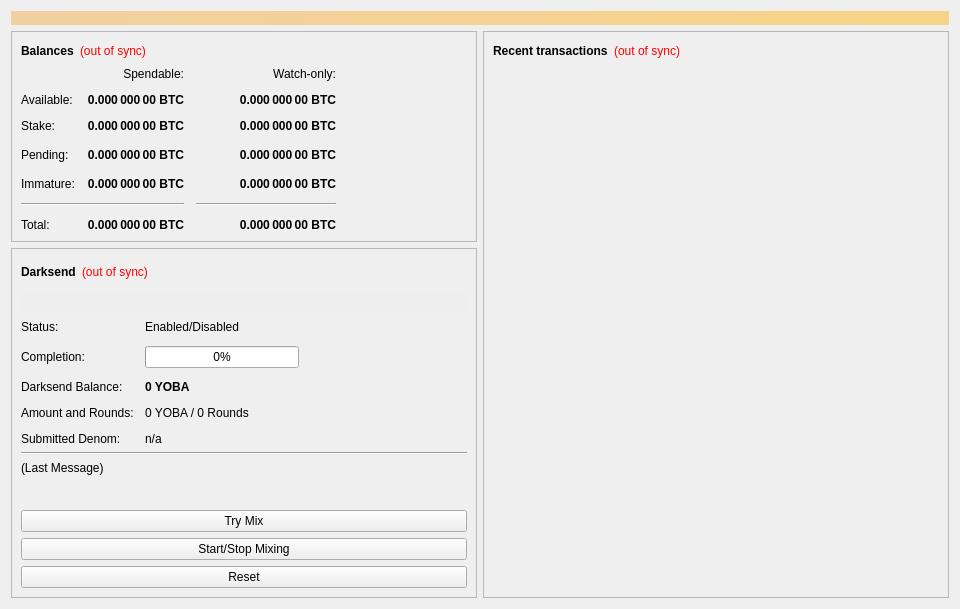
<?xml version="1.0" encoding="UTF-8"?>
<ui version="4.0">
 <class>OverviewPage</class>
 <widget class="QWidget" name="OverviewPage">
  <property name="geometry">
   <rect>
    <x>0</x>
    <y>0</y>
    <width>960</width>
    <height>594</height>
   </rect>
  </property>
  <property name="minimumSize">
   <size>
    <width>960</width>
    <height>0</height>
   </size>
  </property>
  <property name="windowTitle">
   <string>Form</string>
  </property>
  <layout class="QVBoxLayout" name="topLayout">
   <item>
    <widget class="QLabel" name="labelAlerts">
     <property name="visible">
      <bool>false</bool>
     </property>
     <property name="styleSheet">
      <string notr="true">background-color: qlineargradient(x1: 0, y1: 0, x2: 1, y2: 0, stop:0 #F0D0A0, stop:1 #F8D488); color:#000000;</string>
     </property>
     <property name="wordWrap">
      <bool>true</bool>
     </property>
     <property name="margin">
      <number>3</number>
     </property>
    </widget>
   </item>
   <item>
    <layout class="QHBoxLayout" name="horizontalLayout" stretch="1,1">
     <item>
      <layout class="QVBoxLayout" name="verticalLayout_2">
       <item>
        <widget class="QFrame" name="frame">
         <property name="frameShape">
          <enum>QFrame::StyledPanel</enum>
         </property>
         <property name="frameShadow">
          <enum>QFrame::Raised</enum>
         </property>
         <layout class="QVBoxLayout" name="verticalLayout_4">
          <item>
           <layout class="QHBoxLayout" name="horizontalLayout_4">
            <item>
             <widget class="QLabel" name="label_5">
              <property name="font">
               <font>
                <weight>75</weight>
                <bold>true</bold>
               </font>
              </property>
              <property name="text">
               <string>Balances</string>
              </property>
             </widget>
            </item>
            <item>
             <widget class="QLabel" name="labelWalletStatus">
              <property name="cursor">
               <cursorShape>WhatsThisCursor</cursorShape>
              </property>
              <property name="toolTip">
               <string>The displayed information may be out of date. Your wallet automatically synchronizes with the YobaCoin network after a connection is established, but this process has not completed yet.</string>
              </property>
              <property name="styleSheet">
               <string notr="true">QLabel { color: red; }</string>
              </property>
              <property name="text">
               <string notr="true">(out of sync)</string>
              </property>
              <property name="alignment">
               <set>Qt::AlignLeading|Qt::AlignLeft|Qt::AlignVCenter</set>
              </property>
             </widget>
            </item>
            <item>
             <spacer name="horizontalSpacer_3">
              <property name="orientation">
               <enum>Qt::Horizontal</enum>
              </property>
              <property name="sizeHint" stdset="0">
               <size>
                <width>40</width>
                <height>20</height>
               </size>
              </property>
             </spacer>
            </item>
           </layout>
          </item>
          <item>
           <layout class="QGridLayout" name="gridLayout">
            <property name="spacing">
             <number>12</number>
            </property>
            <item row="3" column="2">
             <widget class="QLabel" name="labelWatchPending">
              <property name="font">
               <font>
                <weight>75</weight>
                <bold>true</bold>
               </font>
              </property>
              <property name="cursor">
               <cursorShape>IBeamCursor</cursorShape>
              </property>
              <property name="toolTip">
               <string>Unconfirmed transactions to watch-only addresses</string>
              </property>
              <property name="text">
               <string notr="true">0.000 000 00 BTC</string>
              </property>
              <property name="alignment">
               <set>Qt::AlignRight|Qt::AlignTrailing|Qt::AlignVCenter</set>
              </property>
              <property name="textInteractionFlags">
               <set>Qt::LinksAccessibleByMouse|Qt::TextSelectableByKeyboard|Qt::TextSelectableByMouse</set>
              </property>
             </widget>
            </item>
            <item row="3" column="1">
             <widget class="QLabel" name="labelUnconfirmed">
              <property name="font">
               <font>
                <weight>75</weight>
                <bold>true</bold>
               </font>
              </property>
              <property name="cursor">
               <cursorShape>IBeamCursor</cursorShape>
              </property>
              <property name="toolTip">
               <string>Total of transactions that have yet to be confirmed, and do not yet count toward the spendable balance</string>
              </property>
              <property name="text">
               <string notr="true">0.000 000 00 BTC</string>
              </property>
              <property name="alignment">
               <set>Qt::AlignRight|Qt::AlignTrailing|Qt::AlignVCenter</set>
              </property>
              <property name="textInteractionFlags">
               <set>Qt::LinksAccessibleByMouse|Qt::TextSelectableByKeyboard|Qt::TextSelectableByMouse</set>
              </property>
             </widget>
            </item>
            <item row="4" column="2">
             <widget class="QLabel" name="labelWatchImmature">
              <property name="font">
               <font>
                <weight>75</weight>
                <bold>true</bold>
               </font>
              </property>
              <property name="cursor">
               <cursorShape>IBeamCursor</cursorShape>
              </property>
              <property name="toolTip">
               <string>Mined balance in watch-only addresses that has not yet matured</string>
              </property>
              <property name="text">
               <string notr="true">0.000 000 00 BTC</string>
              </property>
              <property name="alignment">
               <set>Qt::AlignRight|Qt::AlignTrailing|Qt::AlignVCenter</set>
              </property>
              <property name="textInteractionFlags">
               <set>Qt::LinksAccessibleByMouse|Qt::TextSelectableByKeyboard|Qt::TextSelectableByMouse</set>
              </property>
             </widget>
            </item>
            <item row="5" column="0" colspan="2">
             <widget class="Line" name="lineSpendableBalance">
              <property name="orientation">
               <enum>Qt::Horizontal</enum>
              </property>
             </widget>
            </item>
            <item row="5" column="2">
             <widget class="Line" name="lineWatchBalance">
              <property name="sizePolicy">
               <sizepolicy hsizetype="Preferred" vsizetype="Fixed">
                <horstretch>0</horstretch>
                <verstretch>0</verstretch>
               </sizepolicy>
              </property>
              <property name="minimumSize">
               <size>
                <width>140</width>
                <height>0</height>
               </size>
              </property>
              <property name="orientation">
               <enum>Qt::Horizontal</enum>
              </property>
             </widget>
            </item>
            <item row="6" column="0">
             <widget class="QLabel" name="labelTotalText">
              <property name="text">
               <string>Total:</string>
              </property>
             </widget>
            </item>
            <item row="4" column="1">
             <widget class="QLabel" name="labelImmature">
              <property name="font">
               <font>
                <weight>75</weight>
                <bold>true</bold>
               </font>
              </property>
              <property name="cursor">
               <cursorShape>IBeamCursor</cursorShape>
              </property>
              <property name="toolTip">
               <string>Mined balance that has not yet matured</string>
              </property>
              <property name="text">
               <string notr="true">0.000 000 00 BTC</string>
              </property>
              <property name="alignment">
               <set>Qt::AlignRight|Qt::AlignTrailing|Qt::AlignVCenter</set>
              </property>
              <property name="textInteractionFlags">
               <set>Qt::LinksAccessibleByMouse|Qt::TextSelectableByKeyboard|Qt::TextSelectableByMouse</set>
              </property>
             </widget>
            </item>
            <item row="3" column="3">
             <spacer name="horizontalSpacer_2">
              <property name="orientation">
               <enum>Qt::Horizontal</enum>
              </property>
              <property name="sizeHint" stdset="0">
               <size>
                <width>40</width>
                <height>20</height>
               </size>
              </property>
             </spacer>
            </item>
            <item row="4" column="0">
             <widget class="QLabel" name="labelImmatureText">
              <property name="text">
               <string>Immature:</string>
              </property>
             </widget>
            </item>
            <item row="6" column="1">
             <widget class="QLabel" name="labelTotal">
              <property name="font">
               <font>
                <weight>75</weight>
                <bold>true</bold>
               </font>
              </property>
              <property name="cursor">
               <cursorShape>IBeamCursor</cursorShape>
              </property>
              <property name="toolTip">
               <string>Your current total balance</string>
              </property>
              <property name="text">
               <string notr="true">0.000 000 00 BTC</string>
              </property>
              <property name="alignment">
               <set>Qt::AlignRight|Qt::AlignTrailing|Qt::AlignVCenter</set>
              </property>
              <property name="textInteractionFlags">
               <set>Qt::LinksAccessibleByMouse|Qt::TextSelectableByKeyboard|Qt::TextSelectableByMouse</set>
              </property>
             </widget>
            </item>
            <item row="6" column="2">
             <widget class="QLabel" name="labelWatchTotal">
              <property name="font">
               <font>
                <weight>75</weight>
                <bold>true</bold>
               </font>
              </property>
              <property name="cursor">
               <cursorShape>IBeamCursor</cursorShape>
              </property>
              <property name="toolTip">
               <string>Current total balance in watch-only addresses</string>
              </property>
              <property name="text">
               <string notr="true">0.000 000 00 BTC</string>
              </property>
              <property name="alignment">
               <set>Qt::AlignRight|Qt::AlignTrailing|Qt::AlignVCenter</set>
              </property>
              <property name="textInteractionFlags">
               <set>Qt::LinksAccessibleByMouse|Qt::TextSelectableByKeyboard|Qt::TextSelectableByMouse</set>
              </property>
             </widget>
            </item>
            <item row="0" column="2">
             <widget class="QLabel" name="labelWatchonly">
              <property name="text">
               <string>Watch-only:</string>
              </property>
              <property name="alignment">
               <set>Qt::AlignRight|Qt::AlignTrailing|Qt::AlignVCenter</set>
              </property>
             </widget>
            </item>
            <item row="1" column="0">
             <widget class="QLabel" name="labelBalanceText">
              <property name="text">
               <string>Available:</string>
              </property>
             </widget>
            </item>
            <item row="1" column="1">
             <widget class="QLabel" name="labelBalance">
              <property name="font">
               <font>
                <weight>75</weight>
                <bold>true</bold>
               </font>
              </property>
              <property name="cursor">
               <cursorShape>IBeamCursor</cursorShape>
              </property>
              <property name="toolTip">
               <string>Your current spendable balance</string>
              </property>
              <property name="text">
               <string notr="true">0.000 000 00 BTC</string>
              </property>
              <property name="alignment">
               <set>Qt::AlignRight|Qt::AlignTrailing|Qt::AlignVCenter</set>
              </property>
              <property name="textInteractionFlags">
               <set>Qt::LinksAccessibleByMouse|Qt::TextSelectableByKeyboard|Qt::TextSelectableByMouse</set>
              </property>
             </widget>
            </item>
            <item row="2" column="0">
             <widget class="QLabel" name="label_10">
              <property name="text">
               <string>Stake:</string>
              </property>
             </widget>
            </item>
            <item row="2" column="1">
             <widget class="QLabel" name="labelStake">
              <property name="font">
               <font>
                <weight>75</weight>
                <bold>true</bold>
               </font>
              </property>
              <property name="cursor">
               <cursorShape>IBeamCursor</cursorShape>
              </property>
              <property name="toolTip">
               <string>Total of coins that was staked, and do not yet count toward the current balance</string>
              </property>
              <property name="text">
               <string notr="true">0.000 000 00 BTC</string>
              </property>
              <property name="alignment">
               <set>Qt::AlignRight|Qt::AlignTrailing|Qt::AlignVCenter</set>
              </property>
              <property name="textInteractionFlags">
               <set>Qt::LinksAccessibleByMouse|Qt::TextSelectableByKeyboard|Qt::TextSelectableByMouse</set>
              </property>
             </widget>
            </item>
            <item row="2" column="2">
             <widget class="QLabel" name="labelWatchStake">
              <property name="font">
               <font>
                <weight>75</weight>
                <bold>true</bold>
               </font>
              </property>
              <property name="cursor">
               <cursorShape>IBeamCursor</cursorShape>
              </property>
              <property name="toolTip">
               <string>Total of coins that was staked in watch-only addresses, and do not yet count toward the current watch-only balance</string>
              </property>
              <property name="text">
               <string notr="true">0.000 000 00 BTC</string>
              </property>
              <property name="alignment">
               <set>Qt::AlignRight|Qt::AlignTrailing|Qt::AlignVCenter</set>
              </property>
              <property name="textInteractionFlags">
               <set>Qt::LinksAccessibleByMouse|Qt::TextSelectableByKeyboard|Qt::TextSelectableByMouse</set>
              </property>
             </widget>
            </item>
            <item row="1" column="2">
             <widget class="QLabel" name="labelWatchAvailable">
              <property name="font">
               <font>
                <weight>75</weight>
                <bold>true</bold>
               </font>
              </property>
              <property name="cursor">
               <cursorShape>IBeamCursor</cursorShape>
              </property>
              <property name="toolTip">
               <string>Your current balance in watch-only addresses</string>
              </property>
              <property name="text">
               <string notr="true">0.000 000 00 BTC</string>
              </property>
              <property name="alignment">
               <set>Qt::AlignRight|Qt::AlignTrailing|Qt::AlignVCenter</set>
              </property>
              <property name="textInteractionFlags">
               <set>Qt::LinksAccessibleByMouse|Qt::TextSelectableByKeyboard|Qt::TextSelectableByMouse</set>
              </property>
             </widget>
            </item>
            <item row="3" column="0">
             <widget class="QLabel" name="labelPendingText">
              <property name="text">
               <string>Pending:</string>
              </property>
             </widget>
            </item>
            <item row="0" column="1">
             <widget class="QLabel" name="labelSpendable">
              <property name="text">
               <string>Spendable:</string>
              </property>
              <property name="alignment">
               <set>Qt::AlignRight|Qt::AlignTrailing|Qt::AlignVCenter</set>
              </property>
             </widget>
            </item>
           </layout>
          </item>
         </layout>
        </widget>
       </item>
       <item>
        <widget class="QFrame" name="frameDarksend">
         <property name="sizePolicy">
          <sizepolicy hsizetype="Expanding" vsizetype="Expanding">
           <horstretch>0</horstretch>
           <verstretch>0</verstretch>
          </sizepolicy>
         </property>
         <property name="minimumSize">
          <size>
           <width>0</width>
           <height>350</height>
          </size>
         </property>
         <property name="layoutDirection">
          <enum>Qt::LeftToRight</enum>
         </property>
         <property name="frameShape">
          <enum>QFrame::StyledPanel</enum>
         </property>
         <property name="frameShadow">
          <enum>QFrame::Raised</enum>
         </property>
         <layout class="QVBoxLayout" name="verticalLayout_5">
          <item>
           <layout class="QHBoxLayout" name="horizontalLayout_5">
            <item>
             <widget class="QLabel" name="label_2">
              <property name="font">
               <font>
                <weight>75</weight>
                <bold>true</bold>
               </font>
              </property>
              <property name="text">
               <string>Darksend</string>
              </property>
             </widget>
            </item>
            <item>
             <widget class="QLabel" name="labelDarksendSyncStatus">
              <property name="toolTip">
               <string>The displayed information may be out of date. Your wallet automatically synchronizes with the YobaCoin network after a connection is established, but this process has not completed yet.</string>
              </property>
              <property name="styleSheet">
               <string notr="true">QLabel { color: red; }</string>
              </property>
              <property name="text">
               <string notr="true">(out of sync)</string>
              </property>
              <property name="alignment">
               <set>Qt::AlignLeading|Qt::AlignLeft|Qt::AlignVCenter</set>
              </property>
             </widget>
            </item>
            <item>
             <spacer name="horizontalSpacer_4">
              <property name="orientation">
               <enum>Qt::Horizontal</enum>
              </property>
              <property name="sizeHint" stdset="0">
               <size>
                <width>40</width>
                <height>20</height>
               </size>
              </property>
             </spacer>
            </item>
           </layout>
          </item>
          <item>
           <widget class="QPushButton" name="runAutoDenom">
            <property name="palette">
             <palette>
              <active>
               <colorrole role="WindowText">
                <brush brushstyle="SolidPattern">
                 <color alpha="255">
                  <red>0</red>
                  <green>0</green>
                  <blue>0</blue>
                 </color>
                </brush>
               </colorrole>
               <colorrole role="Button">
                <brush brushstyle="SolidPattern">
                 <color alpha="255">
                  <red>239</red>
                  <green>238</green>
                  <blue>238</blue>
                 </color>
                </brush>
               </colorrole>
               <colorrole role="Light">
                <brush brushstyle="SolidPattern">
                 <color alpha="255">
                  <red>255</red>
                  <green>255</green>
                  <blue>255</blue>
                 </color>
                </brush>
               </colorrole>
               <colorrole role="Midlight">
                <brush brushstyle="SolidPattern">
                 <color alpha="255">
                  <red>247</red>
                  <green>246</green>
                  <blue>246</blue>
                 </color>
                </brush>
               </colorrole>
               <colorrole role="Dark">
                <brush brushstyle="SolidPattern">
                 <color alpha="255">
                  <red>119</red>
                  <green>119</green>
                  <blue>119</blue>
                 </color>
                </brush>
               </colorrole>
               <colorrole role="Mid">
                <brush brushstyle="SolidPattern">
                 <color alpha="255">
                  <red>159</red>
                  <green>159</green>
                  <blue>159</blue>
                 </color>
                </brush>
               </colorrole>
               <colorrole role="Text">
                <brush brushstyle="SolidPattern">
                 <color alpha="255">
                  <red>0</red>
                  <green>0</green>
                  <blue>0</blue>
                 </color>
                </brush>
               </colorrole>
               <colorrole role="BrightText">
                <brush brushstyle="SolidPattern">
                 <color alpha="255">
                  <red>255</red>
                  <green>255</green>
                  <blue>255</blue>
                 </color>
                </brush>
               </colorrole>
               <colorrole role="ButtonText">
                <brush brushstyle="SolidPattern">
                 <color alpha="255">
                  <red>0</red>
                  <green>0</green>
                  <blue>0</blue>
                 </color>
                </brush>
               </colorrole>
               <colorrole role="Base">
                <brush brushstyle="SolidPattern">
                 <color alpha="255">
                  <red>255</red>
                  <green>255</green>
                  <blue>255</blue>
                 </color>
                </brush>
               </colorrole>
               <colorrole role="Window">
                <brush brushstyle="SolidPattern">
                 <color alpha="255">
                  <red>239</red>
                  <green>238</green>
                  <blue>238</blue>
                 </color>
                </brush>
               </colorrole>
               <colorrole role="Shadow">
                <brush brushstyle="SolidPattern">
                 <color alpha="255">
                  <red>0</red>
                  <green>0</green>
                  <blue>0</blue>
                 </color>
                </brush>
               </colorrole>
               <colorrole role="AlternateBase">
                <brush brushstyle="SolidPattern">
                 <color alpha="255">
                  <red>247</red>
                  <green>246</green>
                  <blue>246</blue>
                 </color>
                </brush>
               </colorrole>
               <colorrole role="ToolTipBase">
                <brush brushstyle="SolidPattern">
                 <color alpha="255">
                  <red>255</red>
                  <green>255</green>
                  <blue>220</blue>
                 </color>
                </brush>
               </colorrole>
               <colorrole role="ToolTipText">
                <brush brushstyle="SolidPattern">
                 <color alpha="255">
                  <red>0</red>
                  <green>0</green>
                  <blue>0</blue>
                 </color>
                </brush>
               </colorrole>
              </active>
              <inactive>
               <colorrole role="WindowText">
                <brush brushstyle="SolidPattern">
                 <color alpha="255">
                  <red>0</red>
                  <green>0</green>
                  <blue>0</blue>
                 </color>
                </brush>
               </colorrole>
               <colorrole role="Button">
                <brush brushstyle="SolidPattern">
                 <color alpha="255">
                  <red>239</red>
                  <green>238</green>
                  <blue>238</blue>
                 </color>
                </brush>
               </colorrole>
               <colorrole role="Light">
                <brush brushstyle="SolidPattern">
                 <color alpha="255">
                  <red>255</red>
                  <green>255</green>
                  <blue>255</blue>
                 </color>
                </brush>
               </colorrole>
               <colorrole role="Midlight">
                <brush brushstyle="SolidPattern">
                 <color alpha="255">
                  <red>247</red>
                  <green>246</green>
                  <blue>246</blue>
                 </color>
                </brush>
               </colorrole>
               <colorrole role="Dark">
                <brush brushstyle="SolidPattern">
                 <color alpha="255">
                  <red>119</red>
                  <green>119</green>
                  <blue>119</blue>
                 </color>
                </brush>
               </colorrole>
               <colorrole role="Mid">
                <brush brushstyle="SolidPattern">
                 <color alpha="255">
                  <red>159</red>
                  <green>159</green>
                  <blue>159</blue>
                 </color>
                </brush>
               </colorrole>
               <colorrole role="Text">
                <brush brushstyle="SolidPattern">
                 <color alpha="255">
                  <red>0</red>
                  <green>0</green>
                  <blue>0</blue>
                 </color>
                </brush>
               </colorrole>
               <colorrole role="BrightText">
                <brush brushstyle="SolidPattern">
                 <color alpha="255">
                  <red>255</red>
                  <green>255</green>
                  <blue>255</blue>
                 </color>
                </brush>
               </colorrole>
               <colorrole role="ButtonText">
                <brush brushstyle="SolidPattern">
                 <color alpha="255">
                  <red>0</red>
                  <green>0</green>
                  <blue>0</blue>
                 </color>
                </brush>
               </colorrole>
               <colorrole role="Base">
                <brush brushstyle="SolidPattern">
                 <color alpha="255">
                  <red>255</red>
                  <green>255</green>
                  <blue>255</blue>
                 </color>
                </brush>
               </colorrole>
               <colorrole role="Window">
                <brush brushstyle="SolidPattern">
                 <color alpha="255">
                  <red>239</red>
                  <green>238</green>
                  <blue>238</blue>
                 </color>
                </brush>
               </colorrole>
               <colorrole role="Shadow">
                <brush brushstyle="SolidPattern">
                 <color alpha="255">
                  <red>0</red>
                  <green>0</green>
                  <blue>0</blue>
                 </color>
                </brush>
               </colorrole>
               <colorrole role="AlternateBase">
                <brush brushstyle="SolidPattern">
                 <color alpha="255">
                  <red>247</red>
                  <green>246</green>
                  <blue>246</blue>
                 </color>
                </brush>
               </colorrole>
               <colorrole role="ToolTipBase">
                <brush brushstyle="SolidPattern">
                 <color alpha="255">
                  <red>255</red>
                  <green>255</green>
                  <blue>220</blue>
                 </color>
                </brush>
               </colorrole>
               <colorrole role="ToolTipText">
                <brush brushstyle="SolidPattern">
                 <color alpha="255">
                  <red>0</red>
                  <green>0</green>
                  <blue>0</blue>
                 </color>
                </brush>
               </colorrole>
              </inactive>
              <disabled>
               <colorrole role="WindowText">
                <brush brushstyle="SolidPattern">
                 <color alpha="255">
                  <red>119</red>
                  <green>119</green>
                  <blue>119</blue>
                 </color>
                </brush>
               </colorrole>
               <colorrole role="Button">
                <brush brushstyle="SolidPattern">
                 <color alpha="255">
                  <red>239</red>
                  <green>238</green>
                  <blue>238</blue>
                 </color>
                </brush>
               </colorrole>
               <colorrole role="Light">
                <brush brushstyle="SolidPattern">
                 <color alpha="255">
                  <red>255</red>
                  <green>255</green>
                  <blue>255</blue>
                 </color>
                </brush>
               </colorrole>
               <colorrole role="Midlight">
                <brush brushstyle="SolidPattern">
                 <color alpha="255">
                  <red>247</red>
                  <green>246</green>
                  <blue>246</blue>
                 </color>
                </brush>
               </colorrole>
               <colorrole role="Dark">
                <brush brushstyle="SolidPattern">
                 <color alpha="255">
                  <red>119</red>
                  <green>119</green>
                  <blue>119</blue>
                 </color>
                </brush>
               </colorrole>
               <colorrole role="Mid">
                <brush brushstyle="SolidPattern">
                 <color alpha="255">
                  <red>159</red>
                  <green>159</green>
                  <blue>159</blue>
                 </color>
                </brush>
               </colorrole>
               <colorrole role="Text">
                <brush brushstyle="SolidPattern">
                 <color alpha="255">
                  <red>119</red>
                  <green>119</green>
                  <blue>119</blue>
                 </color>
                </brush>
               </colorrole>
               <colorrole role="BrightText">
                <brush brushstyle="SolidPattern">
                 <color alpha="255">
                  <red>255</red>
                  <green>255</green>
                  <blue>255</blue>
                 </color>
                </brush>
               </colorrole>
               <colorrole role="ButtonText">
                <brush brushstyle="SolidPattern">
                 <color alpha="255">
                  <red>119</red>
                  <green>119</green>
                  <blue>119</blue>
                 </color>
                </brush>
               </colorrole>
               <colorrole role="Base">
                <brush brushstyle="SolidPattern">
                 <color alpha="255">
                  <red>239</red>
                  <green>238</green>
                  <blue>238</blue>
                 </color>
                </brush>
               </colorrole>
               <colorrole role="Window">
                <brush brushstyle="SolidPattern">
                 <color alpha="255">
                  <red>239</red>
                  <green>238</green>
                  <blue>238</blue>
                 </color>
                </brush>
               </colorrole>
               <colorrole role="Shadow">
                <brush brushstyle="SolidPattern">
                 <color alpha="255">
                  <red>0</red>
                  <green>0</green>
                  <blue>0</blue>
                 </color>
                </brush>
               </colorrole>
               <colorrole role="AlternateBase">
                <brush brushstyle="SolidPattern">
                 <color alpha="255">
                  <red>239</red>
                  <green>238</green>
                  <blue>238</blue>
                 </color>
                </brush>
               </colorrole>
               <colorrole role="ToolTipBase">
                <brush brushstyle="SolidPattern">
                 <color alpha="255">
                  <red>255</red>
                  <green>255</green>
                  <blue>220</blue>
                 </color>
                </brush>
               </colorrole>
               <colorrole role="ToolTipText">
                <brush brushstyle="SolidPattern">
                 <color alpha="255">
                  <red>0</red>
                  <green>0</green>
                  <blue>0</blue>
                 </color>
                </brush>
               </colorrole>
              </disabled>
             </palette>
            </property>
            <property name="focusPolicy">
             <enum>Qt::NoFocus</enum>
            </property>
            <property name="autoFillBackground">
             <bool>true</bool>
            </property>
            <property name="text">
             <string/>
            </property>
            <property name="flat">
             <bool>true</bool>
            </property>
           </widget>
          </item>
          <item>
           <layout class="QFormLayout" name="formLayout">
            <property name="fieldGrowthPolicy">
             <enum>QFormLayout::AllNonFixedFieldsGrow</enum>
            </property>
            <property name="horizontalSpacing">
             <number>11</number>
            </property>
            <property name="verticalSpacing">
             <number>12</number>
            </property>
            <item row="0" column="0">
             <widget class="QLabel" name="label_6">
              <property name="text">
               <string>Status:</string>
              </property>
             </widget>
            </item>
            <item row="1" column="0">
             <widget class="QLabel" name="label_7">
              <property name="text">
               <string>Completion:</string>
              </property>
             </widget>
            </item>
            <item row="1" column="1">
             <widget class="QProgressBar" name="darksendProgress">
              <property name="maximumSize">
               <size>
                <width>154</width>
                <height>16777215</height>
               </size>
              </property>
              <property name="value">
               <number>0</number>
              </property>
             </widget>
            </item>
            <item row="3" column="0">
             <widget class="QLabel" name="labelAnonymizedText">
              <property name="text">
               <string>Darksend Balance:</string>
              </property>
             </widget>
            </item>
            <item row="3" column="1">
             <widget class="QLabel" name="labelAnonymized">
              <property name="font">
               <font>
                <weight>75</weight>
                <bold>true</bold>
               </font>
              </property>
              <property name="text">
               <string notr="true">0 YOBA</string>
              </property>
             </widget>
            </item>
            <item row="4" column="0">
             <widget class="QLabel" name="label_8">
              <property name="text">
               <string>Amount and Rounds:</string>
              </property>
             </widget>
            </item>
            <item row="4" column="1">
             <widget class="QLabel" name="labelAmountRounds">
              <property name="text">
               <string>0 YOBA / 0 Rounds</string>
              </property>
             </widget>
            </item>
            <item row="5" column="0">
             <widget class="QLabel" name="label_9">
              <property name="text">
               <string>Submitted Denom:</string>
              </property>
             </widget>
            </item>
            <item row="5" column="1">
             <widget class="QLabel" name="labelSubmittedDenom">
              <property name="toolTip">
               <string>The denominations you submitted to the Masternode.&lt;br&gt;To mix, other users must submit the exact same denominations.</string>
              </property>
              <property name="text">
               <string>n/a</string>
              </property>
             </widget>
            </item>
            <item row="0" column="1">
             <widget class="QLabel" name="darksendEnabled">
              <property name="text">
               <string>Enabled/Disabled</string>
              </property>
             </widget>
            </item>
           </layout>
          </item>
          <item>
           <widget class="Line" name="lineLastMessage">
            <property name="orientation">
             <enum>Qt::Horizontal</enum>
            </property>
           </widget>
          </item>
          <item>
           <widget class="QLabel" name="darksendStatus">
            <property name="minimumSize">
             <size>
              <width>288</width>
              <height>43</height>
             </size>
            </property>
            <property name="text">
             <string>(Last Message)</string>
            </property>
            <property name="alignment">
             <set>Qt::AlignLeading|Qt::AlignLeft|Qt::AlignTop</set>
            </property>
            <property name="wordWrap">
             <bool>true</bool>
            </property>
           </widget>
          </item>
          <item>
           <widget class="QPushButton" name="darksendAuto">
            <property name="sizePolicy">
             <sizepolicy hsizetype="MinimumExpanding" vsizetype="Fixed">
              <horstretch>0</horstretch>
              <verstretch>0</verstretch>
             </sizepolicy>
            </property>
            <property name="toolTip">
             <string>Try to manually submit a Darksend request.</string>
            </property>
            <property name="text">
             <string>Try Mix</string>
            </property>
           </widget>
          </item>
          <item>
           <widget class="QPushButton" name="toggleDarksend">
            <property name="sizePolicy">
             <sizepolicy hsizetype="MinimumExpanding" vsizetype="Fixed">
              <horstretch>0</horstretch>
              <verstretch>0</verstretch>
             </sizepolicy>
            </property>
            <property name="text">
             <string>Start/Stop Mixing</string>
            </property>
           </widget>
          </item>
          <item>
           <widget class="QPushButton" name="darksendReset">
            <property name="sizePolicy">
             <sizepolicy hsizetype="MinimumExpanding" vsizetype="Fixed">
              <horstretch>0</horstretch>
              <verstretch>0</verstretch>
             </sizepolicy>
            </property>
            <property name="toolTip">
             <string>Reset the current status of Darksend (can interrupt Darksend if it's in the process of Mixing, which can cost you money!)</string>
            </property>
            <property name="autoFillBackground">
             <bool>false</bool>
            </property>
            <property name="text">
             <string>Reset</string>
            </property>
           </widget>
          </item>
         </layout>
        </widget>
       </item>
       <item>
        <spacer name="verticalSpacer">
         <property name="orientation">
          <enum>Qt::Vertical</enum>
         </property>
         <property name="sizeHint" stdset="0">
          <size>
           <width>20</width>
           <height>40</height>
          </size>
         </property>
        </spacer>
       </item>
      </layout>
     </item>
     <item>
      <layout class="QVBoxLayout" name="verticalLayout_3">
       <item>
        <widget class="QFrame" name="frame_2">
         <property name="frameShape">
          <enum>QFrame::StyledPanel</enum>
         </property>
         <property name="frameShadow">
          <enum>QFrame::Raised</enum>
         </property>
         <layout class="QVBoxLayout" name="verticalLayout">
          <item>
           <layout class="QHBoxLayout" name="horizontalLayout_2">
            <item>
             <widget class="QLabel" name="label_4">
              <property name="font">
               <font>
                <weight>75</weight>
                <bold>true</bold>
               </font>
              </property>
              <property name="text">
               <string>Recent transactions</string>
              </property>
             </widget>
            </item>
            <item>
             <widget class="QLabel" name="labelTransactionsStatus">
              <property name="cursor">
               <cursorShape>WhatsThisCursor</cursorShape>
              </property>
              <property name="toolTip">
               <string>The displayed information may be out of date. Your wallet automatically synchronizes with the YobaCoin network after a connection is established, but this process has not completed yet.</string>
              </property>
              <property name="styleSheet">
               <string notr="true">QLabel { color: red; }</string>
              </property>
              <property name="text">
               <string notr="true">(out of sync)</string>
              </property>
              <property name="alignment">
               <set>Qt::AlignRight|Qt::AlignTrailing|Qt::AlignVCenter</set>
              </property>
             </widget>
            </item>
            <item>
             <spacer name="horizontalSpacer">
              <property name="orientation">
               <enum>Qt::Horizontal</enum>
              </property>
              <property name="sizeHint" stdset="0">
               <size>
                <width>40</width>
                <height>20</height>
               </size>
              </property>
             </spacer>
            </item>
           </layout>
          </item>
          <item>
           <widget class="QListView" name="listTransactions">
            <property name="styleSheet">
             <string notr="true">QListView { background: transparent; }</string>
            </property>
            <property name="frameShape">
             <enum>QFrame::NoFrame</enum>
            </property>
            <property name="verticalScrollBarPolicy">
             <enum>Qt::ScrollBarAlwaysOff</enum>
            </property>
            <property name="horizontalScrollBarPolicy">
             <enum>Qt::ScrollBarAlwaysOff</enum>
            </property>
            <property name="selectionMode">
             <enum>QAbstractItemView::NoSelection</enum>
            </property>
           </widget>
          </item>
         </layout>
        </widget>
       </item>
      </layout>
     </item>
    </layout>
   </item>
  </layout>
 </widget>
 <resources/>
 <connections/>
</ui>
